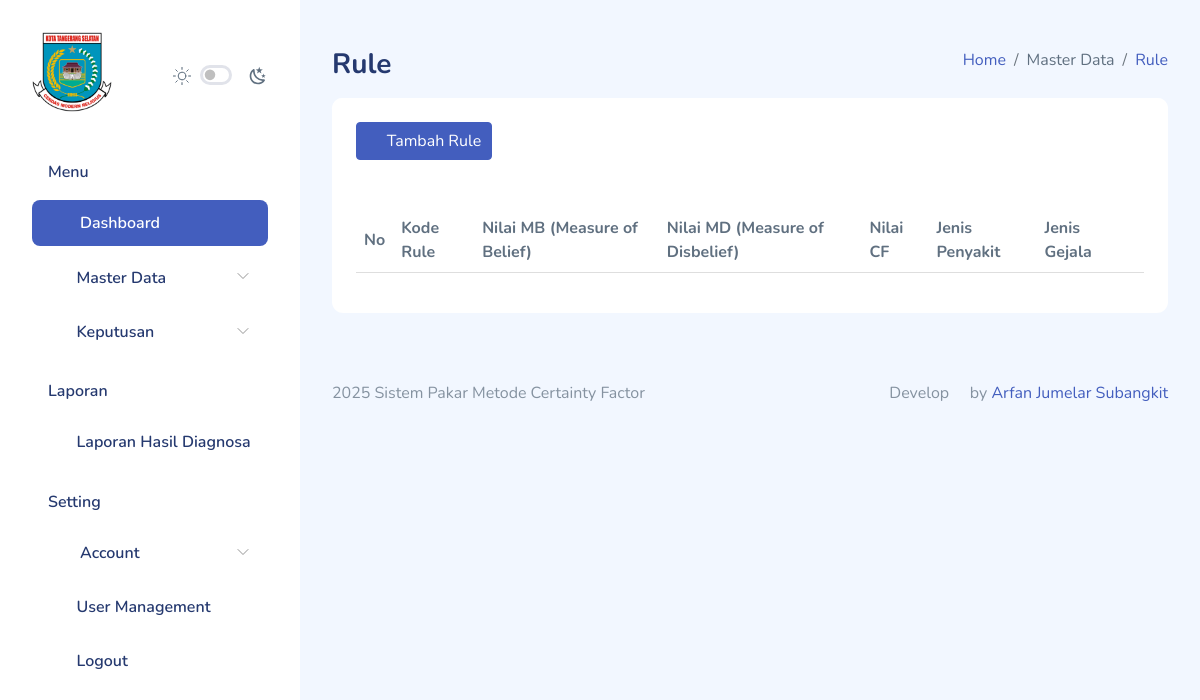
Page /rule/index.php (signed in) on the earlier database version.
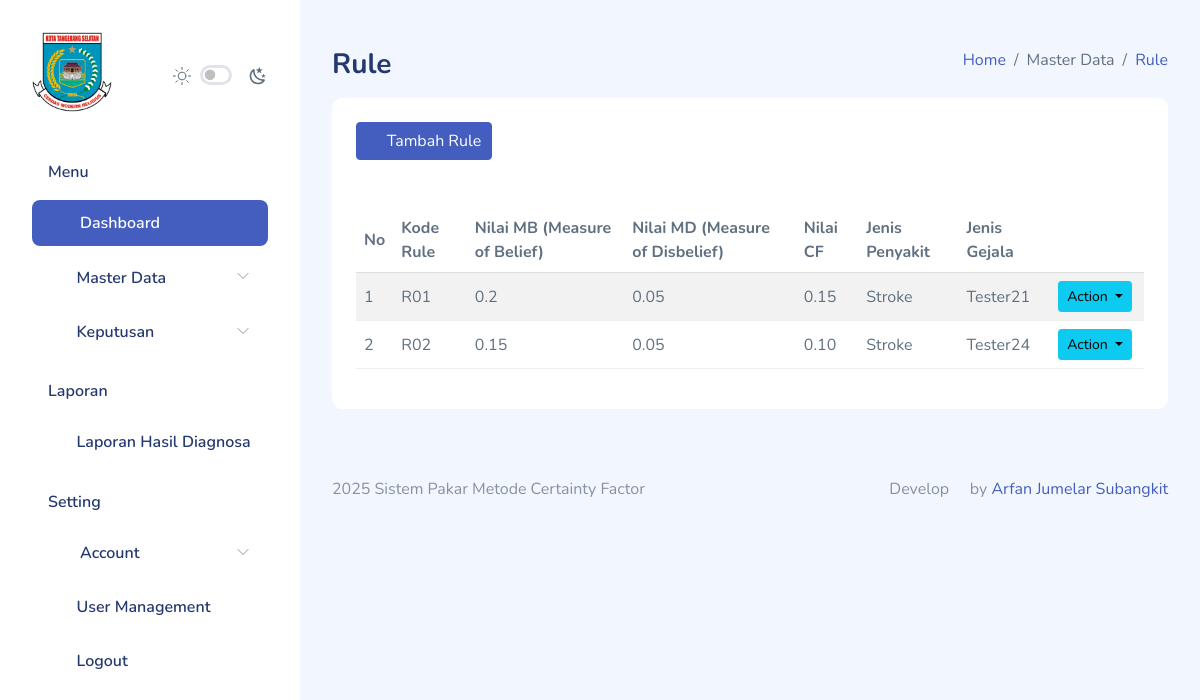
Same page on the later database version.
### tables this page shows
CREATE TABLE `rule` (
  `id_rule` int(11) NOT NULL,
  `kode_rule` varchar(10) NOT NULL,
  `id_penyakit` int(11) NOT NULL,
  `id_gejala` int(11) NOT NULL,
  `nilai_mb` float NOT NULL,
  `nilai_md` float NOT NULL,
  `created_at` timestamp NOT NULL DEFAULT current_timestamp(),
  `updated_at` timestamp NULL DEFAULT NULL
);

CREATE TABLE `penyakit` (
  `id_penyakit` int(11) NOT NULL,
  `kode_penyakit` varchar(10) NOT NULL,
  `nama_penyakit` varchar(250) NOT NULL,
  `deskripsi` varchar(250) NOT NULL,
  `solusi` varchar(250) NOT NULL,
  `created_at` timestamp NOT NULL DEFAULT current_timestamp(),
  `updated_at` timestamp NULL DEFAULT NULL
);

CREATE TABLE `gejala` (
  `id_gejala` int(11) NOT NULL,
  `kode_gejala` varchar(5) NOT NULL,
  `nama_gejala` varchar(250) NOT NULL,
  `created_at` timestamp NOT NULL DEFAULT current_timestamp(),
  `updated_at` timestamp NULL DEFAULT NULL
);

### functions.php (called while the page is built, shortened)
<?php
$db = mysqli_connect("localhost", "root", "", "dev-arfan");
function query($query)
{
    global $db;
    $result = mysqli_query($db, $query);
    $rows = [];
    if ($result) {
        if (mysqli_num_rows($result) > 0) {
            while ($row = mysqli_fetch_assoc($result)) {
                $rows[] = $row;
            }
        }
    } else {
        echo "Error: " . mysqli_error($db);
    }
    return $rows;
}

### rule/index.php (the view, shortened to what the changed rows need)
<?php
$rule = query("
    SELECT
        rule.*,
        penyakit.nama_penyakit,
        gejala.nama_gejala
    FROM rule
    JOIN penyakit ON rule.id_penyakit = penyakit.id_penyakit
    JOIN gejala ON rule.id_gejala = gejala.id_gejala
    ORDER BY kode_rule ASC
");
?>
<!DOCTYPE html>
<html lang="en">
<head>
    <link rel="stylesheet" href="../assets/extensions/simple-datatables/style.css">
    <link rel="stylesheet" href="../assets/compiled/css/table-datatable.css">
    <link rel="stylesheet" href="../assets/compiled/css/app.css">
    <link rel="stylesheet" href="../assets/compiled/css/app-dark.css">
    <link rel="stylesheet" href="../assets/compiled/css/iconly.css">
    <link rel="stylesheet" href="../assets/extensions/@fortawesome/fontawesome-free/css/all.min.css">
</head>
<body>
    <div id="app">
        <div id="main">
            <div class="page-heading">
                <section class="section">
                    <div class="card">
                        <div class="card-body">
                            <table class="table table-striped mt-3" id="table1">
                                <thead>
                                    <tr>
                                        <th>No</th>
                                        <th>Kode Rule</th>
                                        <th>Nilai MB (Measure of Belief)</th>
                                        <th>Nilai MD (Measure of Disbelief)</th>
                                        <th>Nilai CF</th>
                                        <th>Jenis Penyakit</th>
                                        <th>Jenis Gejala</th>
                                        <th></th>
                                    </tr>
                                </thead>
                                <tbody>
                                    <?php foreach ($rule as $i => $r): ?>
                                        <tr>
                                            <td><?= $i + 1; ?></td>
                                            <td><?= $r["kode_rule"]; ?></td>
                                            <td><?= $r["nilai_mb"]; ?></td>
                                            <td><?= $r["nilai_md"]; ?></td>
                                            <td><?= number_format($r["nilai_mb"] - $r["nilai_md"], 2); ?></td>
                                            <td><?= $r["nama_penyakit"]; ?></td>
                                            <td><?= $r["nama_gejala"]; ?></td>
                                            <td>
                                                <div class="dropdown">
                                                    <button class="btn btn-sm btn-info dropdown-toggle me-1" type="button"
                                                        id="dropdownMenuButton3" data-bs-toggle="dropdown" aria-haspopup="true"
                                                        aria-expanded="false">
                                                        Action
                                                    </button>
                                                </div>
                                            </td>
                                        </tr>
                                    <?php endforeach; ?>
                                </tbody>
                            </table>
                        </div>
                    </div>
                </section>
            </div>
        </div>
    </div>
</body>
</html>

Differences in the rows shown:
added rule: kode_rule "R01", nilai_mb "0.2", nilai_md "0.05", $r["nilai_mb"] - $r["nilai_md"] "0.15", id_penyakit.nama_penyakit "Stroke", id_gejala.nama_gejala "Tester21"
added rule: kode_rule "R02", nilai_mb "0.15", nilai_md "0.05", $r["nilai_mb"] - $r["nilai_md"] "0.10", id_penyakit.nama_penyakit "Stroke", id_gejala.nama_gejala "Tester24"
